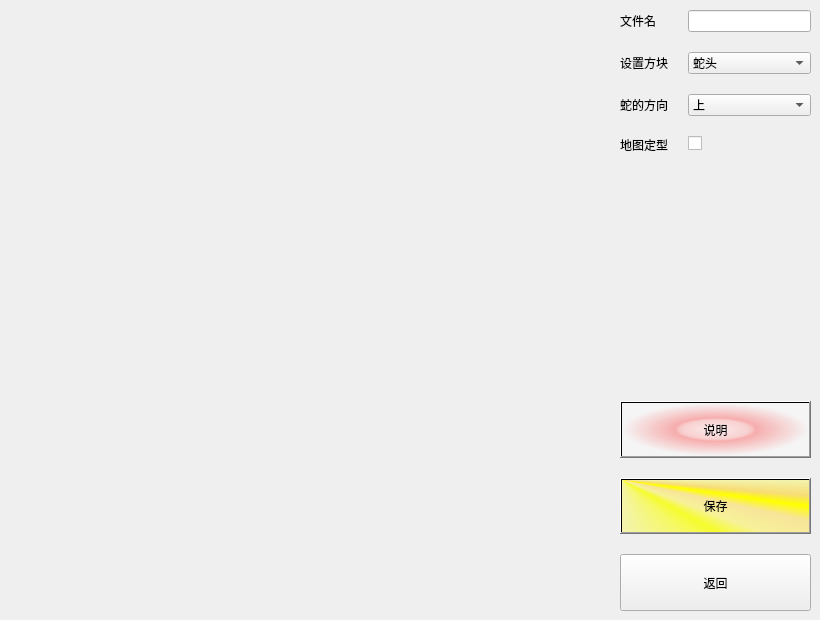
<?xml version="1.0" encoding="UTF-8"?>
<ui version="4.0">
 <class>Map_Design</class>
 <widget class="QWidget" name="Map_Design">
  <property name="geometry">
   <rect>
    <x>0</x>
    <y>0</y>
    <width>820</width>
    <height>620</height>
   </rect>
  </property>
  <property name="windowTitle">
   <string>地图编辑器</string>
  </property>
  <widget class="QWidget" name="verticalLayoutWidget">
   <property name="geometry">
    <rect>
     <x>0</x>
     <y>0</y>
     <width>821</width>
     <height>621</height>
    </rect>
   </property>
   <layout class="QVBoxLayout" name="HeadContainer" stretch="2,4,1,1,1">
    <property name="spacing">
     <number>20</number>
    </property>
    <property name="leftMargin">
     <number>620</number>
    </property>
    <property name="topMargin">
     <number>10</number>
    </property>
    <property name="rightMargin">
     <number>10</number>
    </property>
    <property name="bottomMargin">
     <number>10</number>
    </property>
    <item>
     <layout class="QFormLayout" name="formLayout">
      <property name="verticalSpacing">
       <number>20</number>
      </property>
      <item row="0" column="0">
       <widget class="QLabel" name="Label">
        <property name="text">
         <string>文件名</string>
        </property>
       </widget>
      </item>
      <item row="1" column="0">
       <widget class="QLabel" name="Label_2">
        <property name="text">
         <string>设置方块</string>
        </property>
       </widget>
      </item>
      <item row="2" column="0">
       <widget class="QLabel" name="Label_3">
        <property name="text">
         <string>蛇的方向</string>
        </property>
       </widget>
      </item>
      <item row="1" column="1">
       <widget class="QComboBox" name="BlockType">
        <item>
         <property name="text">
          <string>蛇头</string>
         </property>
        </item>
        <item>
         <property name="text">
          <string>蛇身</string>
         </property>
        </item>
        <item>
         <property name="text">
          <string>蛇尾</string>
         </property>
        </item>
        <item>
         <property name="text">
          <string>特殊食物</string>
         </property>
        </item>
       </widget>
      </item>
      <item row="2" column="1">
       <widget class="QComboBox" name="setDirection">
        <item>
         <property name="text">
          <string>上</string>
         </property>
        </item>
        <item>
         <property name="text">
          <string>右</string>
         </property>
        </item>
        <item>
         <property name="text">
          <string>下</string>
         </property>
        </item>
        <item>
         <property name="text">
          <string>左</string>
         </property>
        </item>
       </widget>
      </item>
      <item row="0" column="1">
       <widget class="QLineEdit" name="setName"/>
      </item>
      <item row="3" column="0">
       <widget class="QLabel" name="Label_4">
        <property name="text">
         <string>地图定型</string>
        </property>
       </widget>
      </item>
      <item row="3" column="1">
       <widget class="QCheckBox" name="setFixed"/>
      </item>
     </layout>
    </item>
    <item>
     <spacer name="verticalSpacer">
      <property name="orientation">
       <enum>Qt::Vertical</enum>
      </property>
      <property name="sizeHint" stdset="0">
       <size>
        <width>20</width>
        <height>40</height>
       </size>
      </property>
     </spacer>
    </item>
    <item>
     <widget class="QPushButton" name="HelpButton">
      <property name="sizePolicy">
       <sizepolicy hsizetype="Minimum" vsizetype="Minimum">
        <horstretch>0</horstretch>
        <verstretch>0</verstretch>
       </sizepolicy>
      </property>
      <property name="styleSheet">
       <string notr="true">background-color: qradialgradient(spread:pad, cx:0.5, cy:0.5, radius:0.5, fx:0.5, fy:0.5, stop:0 rgba(255, 235, 235, 206), stop:0.35 rgba(255, 188, 188, 150), stop:0.4 rgba(255, 162, 162, 150), stop:0.425 rgba(255, 132, 132, 150), stop:0.44 rgba(252, 128, 128, 150), stop:1 rgba(255, 255, 255, 100));</string>
      </property>
      <property name="text">
       <string>说明</string>
      </property>
     </widget>
    </item>
    <item>
     <widget class="QPushButton" name="SaveButton">
      <property name="sizePolicy">
       <sizepolicy hsizetype="Minimum" vsizetype="Minimum">
        <horstretch>0</horstretch>
        <verstretch>0</verstretch>
       </sizepolicy>
      </property>
      <property name="styleSheet">
       <string notr="true">background-color: qconicalgradient(cx:0, cy:0, angle:135, stop:0 rgba(255, 255, 0, 69), stop:0.375 rgba(255, 255, 0, 69), stop:0.423533 rgba(251, 255, 0, 145), stop:0.45 rgba(247, 255, 0, 208), stop:0.477581 rgba(255, 244, 71, 130), stop:0.518717 rgba(255, 218, 71, 130), stop:0.55 rgba(255, 255, 0, 255), stop:0.57754 rgba(255, 203, 0, 130), stop:0.625 rgba(255, 255, 0, 69), stop:1 rgba(255, 255, 0, 69));</string>
      </property>
      <property name="text">
       <string>保存</string>
      </property>
     </widget>
    </item>
    <item>
     <widget class="QPushButton" name="BackButton">
      <property name="sizePolicy">
       <sizepolicy hsizetype="Minimum" vsizetype="Minimum">
        <horstretch>0</horstretch>
        <verstretch>0</verstretch>
       </sizepolicy>
      </property>
      <property name="styleSheet">
       <string notr="true">background-color: qconicalgradient(cx:0, cy:0, angle:135, stop:0 rgba(0, 255, 255, 69), stop:0.375 rgba(0, 73, 255, 69), stop:0.421296 rgba(0, 141, 255, 145), stop:0.43318 rgba(102, 168, 188, 171), stop:0.437788 rgba(85, 207, 195, 181), stop:0.442396 rgba(67, 225, 225, 192), stop:0.447005 rgba(56, 222, 244, 202), stop:0.45 rgba(0, 255, 238, 208), stop:0.456221 rgba(70, 253, 229, 191), stop:0.460829 rgba(27, 225, 251, 178), stop:0.470046 rgba(94, 209, 247, 151), stop:0.477581 rgba(71, 222, 255, 130), stop:0.520737 rgba(71, 197, 255, 130), stop:0.55 rgba(0, 234, 255, 255), stop:0.576037 rgba(0, 234, 255, 130), stop:0.625 rgba(36, 0, 255, 69), stop:1 rgba(0, 255, 255, 69));</string>
      </property>
      <property name="text">
       <string>返回</string>
      </property>
     </widget>
    </item>
   </layout>
  </widget>
  <widget class="MapEditor" name="Map">
   <property name="geometry">
    <rect>
     <x>10</x>
     <y>10</y>
     <width>600</width>
     <height>600</height>
    </rect>
   </property>
   <property name="text">
    <string/>
   </property>
  </widget>
 </widget>
 <customwidgets>
  <customwidget>
   <class>MapEditor</class>
   <extends>QLabel</extends>
   <header>map.h</header>
  </customwidget>
 </customwidgets>
 <resources/>
 <connections/>
</ui>
